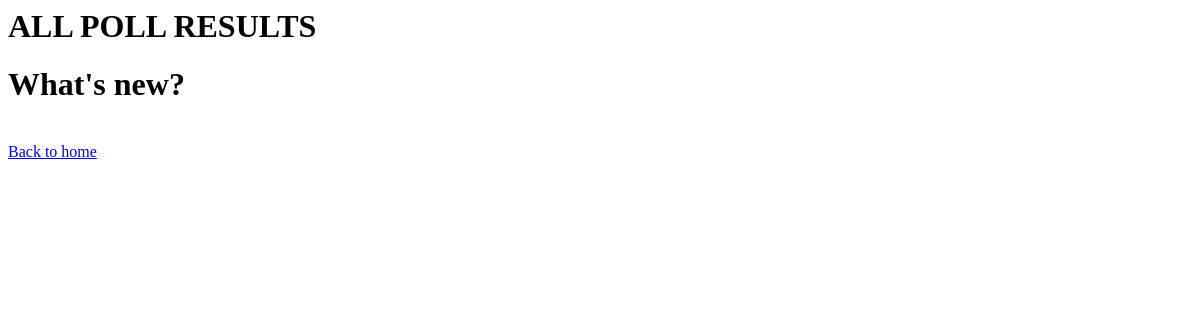
Page /polls/all_results on the earlier database version.
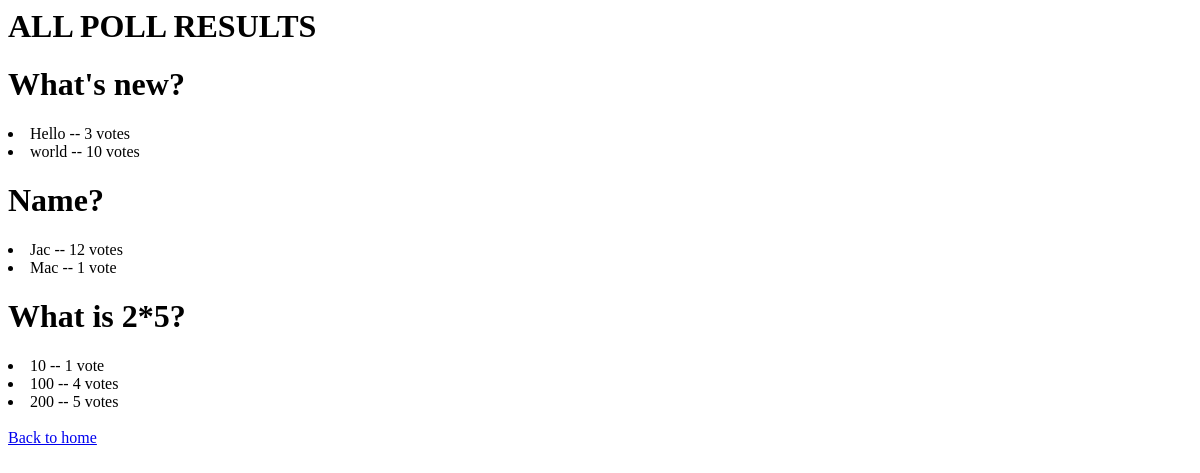
Same page on the later database version.
### polls/models.py (models this page shows, shortened)
class Question(models.Model):
    question_text = models.CharField(max_length=200)
    pub_date = models.DateTimeField(auto_now=True)

class Choice(models.Model):
    question = models.ForeignKey(Question, on_delete=models.CASCADE)
    choice_text = models.CharField(max_length=200)
    votes = models.IntegerField(default=0)

### polls/views.py (the view)
# urls.py: path('all_results', views.all_results.as_view(), name='all_results')
class all_results(generic.ListView):
    template_name = 'polls/all_results.html'
    context_object_name = 'qlist'
    def get_queryset(self):
        return Question.objects.all()

### polls/templates/polls/all_results.html (shortened to what this page needs)
<h1>ALL POLL RESULTS</h1>
{% if qlist%}
    {% for question in qlist %}
        <h1>{{ question.question_text }}</h1>
        {% for choice in question.choice_set.all %}
            <li>{{ choice.choice_text }} -- {{ choice.votes }} vote{{ choice.votes|pluralize }}</li>
        {% endfor %}
    {% endfor %}
{% else %}
    <p>Empty Polls</p>
{% endif %}
<a href="{% url 'polls:index'%}">Back to home</a>

Differences in the rows shown:
added Choice: choice_text "Hello", votes "3", shown under Question "What's new?"
added Choice: choice_text "world", votes "10", shown under Question "What's new?"
added Question: question_text "Name?"
added Choice: choice_text "Jac", votes "12", shown under "Name?"
added Choice: choice_text "Mac", votes "1", shown under "Name?"
added Question: question_text "What is 2*5?"
added Choice: choice_text "10", votes "1", shown under "What is 2*5?"
added Choice: choice_text "100", votes "4", shown under "What is 2*5?"
added Choice: choice_text "200", votes "5", shown under "What is 2*5?"
